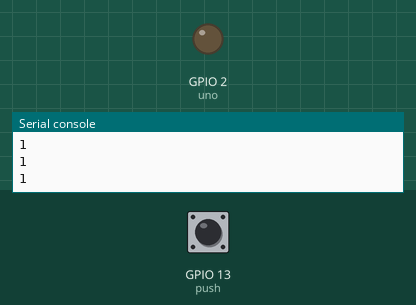
This program was run on a simulated ESP32 board running MicroPython. On the bench: output pins drawn as LEDs (lit = HIGH), the last lines printed to the serial console. Inputs (shaded band) come from the test bench; at power-on: GPIO 13 (push) HIGH.

Above: at 1.2 s.
1.3 s: GPIO 13 (push) pulled LOW for 0.15 s
At 1.42 s:
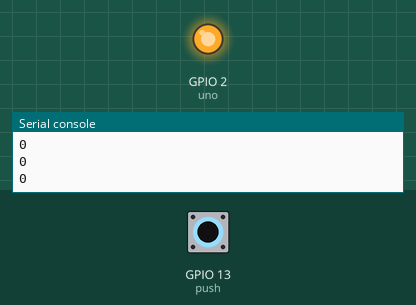
3.0 s: GPIO 13 (push) pulled LOW for 3.2 s
At 7.3 s:
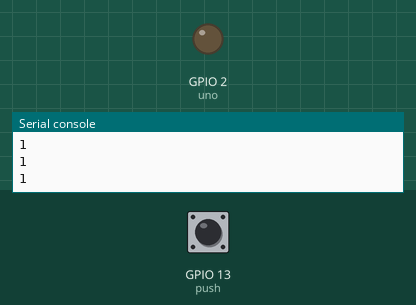
Timing chart, 0 to 8.8 s (numbered marks = the images above; inputs shaded):
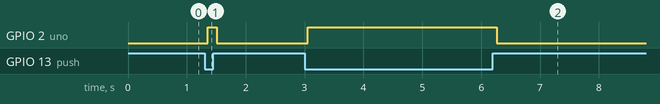

Measured:
- after the input at 1.3 s, GPIO 2 (uno): LOW → HIGH after 0.05 s, → LOW 0.15 s later
- after the input at 3.0 s, GPIO 2 (uno): LOW → HIGH after 0.06 s, → LOW 3.2 s later

The program:

pullup.py
```python
from machine import Pin
import utime

push = Pin(13, Pin.IN, Pin.PULL_UP) # conectado al negativo (1)  oprimir (0)
uno = Pin(2, Pin.OUT)

while True:

    estado = push.value()
    print(estado)
    utime.sleep(0.05)

    if estado == 0:
        uno.value(1)
    else:
        uno.value(0)

if __name__==("__main__"):
    main()
```
